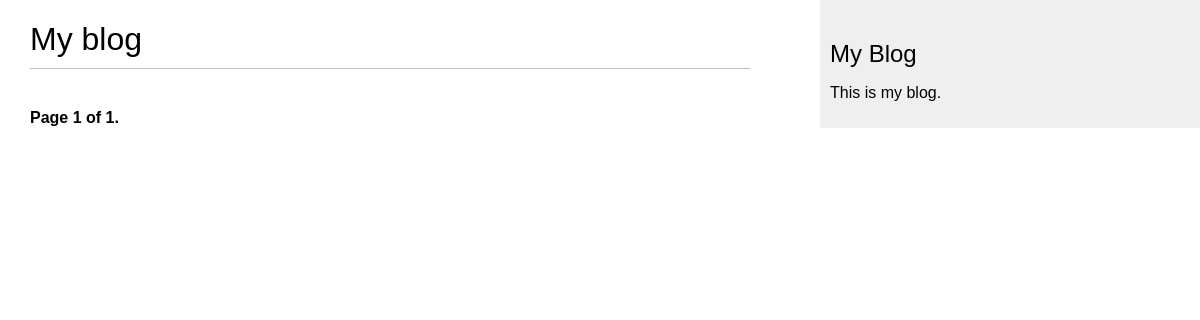
The page /blog/ on the database as committed earlier.
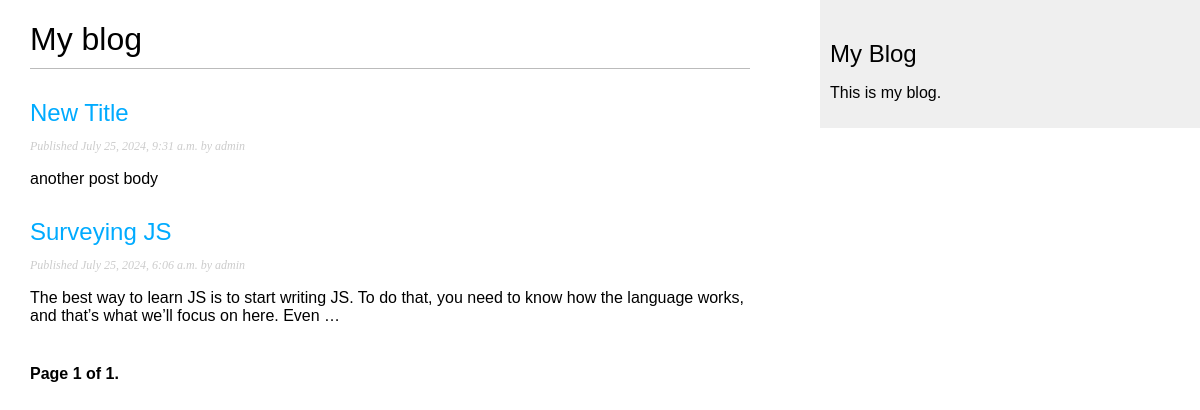
The same page on the database as committed later.
### blog/models.py (models this page shows, shortened)
class Post(models.Model):
    class Status(models.TextChoices):
        PUBLISHED = 'PB', 'Published'
        DRAFT = 'DF', 'Draft'
    title = models.CharField(max_length=250)
    slug = models.SlugField(max_length=250, unique_for_date='publish')
    body = models.TextField()
    publish = models.DateTimeField(default=timezone.now)
    created = models.DateTimeField(auto_now_add=True)
    updated = models.DateTimeField(auto_now=True)
    status = models.CharField(max_length=2,choices=Status.choices, default=Status.DRAFT)
    """We use related_name to specify the name of the reverse relationship, from User to Post. This will
    allow us to access related objects easily from a user object by using the user.blog_posts notation. """
    author = models.ForeignKey(User, on_delete=models.CASCADE, related_name='blog_posts')
    objects = models.Manager() #default manager
    published = PublishedManager() #Custom object manager
    tags=TaggableManager()
    class Meta:
        ordering = ['-publish']
        indexes = [
            models.Index(fields=['-publish'])
        ]
    def get_absolute_url(self):
        return reverse("blog:post_detail",
                       args=[
                           self.publish.year,
                           self.publish.month,
                           self.publish.day,
                           self.slug
                       ] )

### blog/views.py (the view)
# urls.py: path('',views.PostListView.as_view(), name = "post_list"),
class PostListView(ListView):
    queryset = Post.published.all()
    paginate_by = 3
    context_object_name = 'posts'
    template_name = 'blog/post/list.html'
    def get(self, request, *args, **kwargs):
        paginator = Paginator(self.queryset, self.paginate_by)
        page_number = request.GET.get('page', 1)
        try:
            page_obj = paginator.page(page_number)
        except PageNotAnInteger:
            page_obj = paginator.page(1)
        except EmptyPage:
            page_obj = paginator.page(paginator.num_pages)
        context = {
            'posts':page_obj.object_list,
            'page_obj': page_obj,
            'paginator': paginator,
            'is_paginated': paginator.num_pages > 1,}
        return render(request, self.template_name, context)

### blog/templates/blog/post/list.html (shortened to what this page needs)
{% extends "blog/base.html" %}
{% block content%}
    <h1>My blog </h1>
    {% for post in posts %}
        <h2>
            <a href="{{ post.get_absolute_url }}">
                {{ post.title }}
            </a>
        </h2>
        <p class="date">
            Published {{ post.publish }} by {{ post.author }}
        </p>
        {{ post.body | truncatewords:30 | linebreaks}}
    {% endfor %}
    {% include "pagination.html" with page=page_obj %}
{% endblock %}

Rows that differ between the two databases and show on the page:
added Post: title "New Title", publish "July 25, 2024, 9:31 a.m.", author "admin", body "another post body"
added Post: title "Surveying JS", publish "July 25, 2024, 6:06 a.m.", author "admin", body "The best way to learn JS is to start writing JS. To do that, you need to know how the language works, and that’s what we’ll focus on here. Even …"
